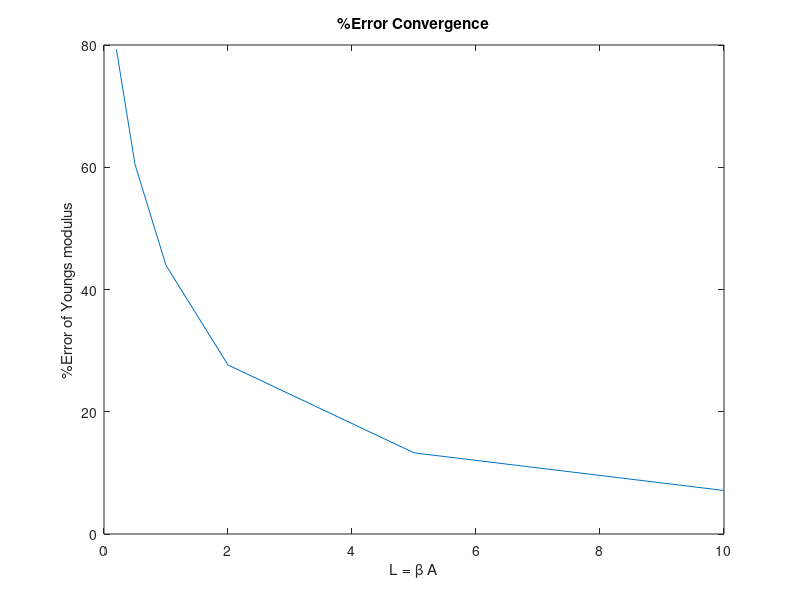
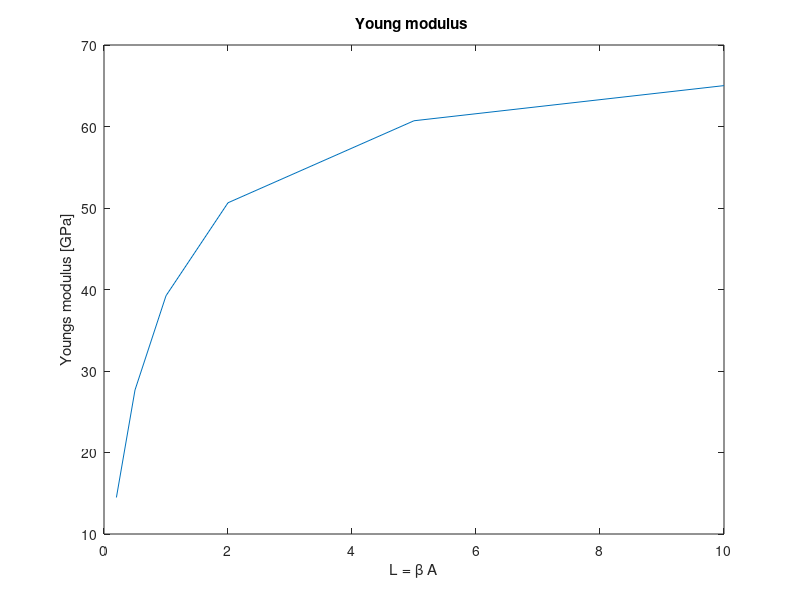
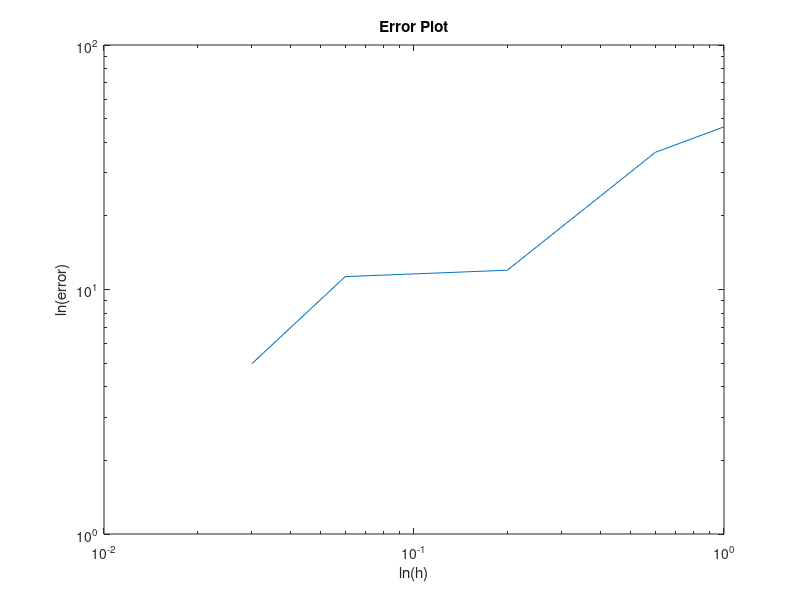

MATLAB code for these plots, in order:
E = 70*10^9;

p1 = [.2,	.2,	14482000000;
.5,	.5,	27667000000;
1,	1,	39234000000;
2,	2,	50642000000;
5,	5,	60705000000;
10,	10,	65017000000;
20,	20,	67417000000;
50,	50,	68944000000;
100,	100,	69456000000;
200,	200,	69733000000];

p1(:,4) = abs(p1(:,3) - E)./E *100;

figure(1)
plot(p1(1:6,2), p1(1:6,4))
title('%Error Convergence')
xlabel('L = \beta A')
ylabel('%Error of Youngs modulus')

figure(2)
plot(p1(1:6,2), p1(1:6,3)/1e9)
title('Young modulus ')
xlabel('L = \beta A')
ylabel('Youngs modulus [GPa]')


% p2 = [0.03	,8.75322;
% 0.06	,11.8588;
% 0.2	,13.1255;
% 0.6	,34.5222;
% 1	,45.5351];

p2 = [0.03	,4.97145;
0.06	,11.289;
0.2	,11.992;
0.6	,36.37;
1	,46.276];




h = log(p2(:,1));
err = log(p2(:,2));

p = diff(err)./diff(h)

sum(p)/max(size(p))


figure(3)
loglog(p2(:,1), p2(:,2))
title('Error Plot')
xlabel('ln(h)')
ylabel('ln(error)')

